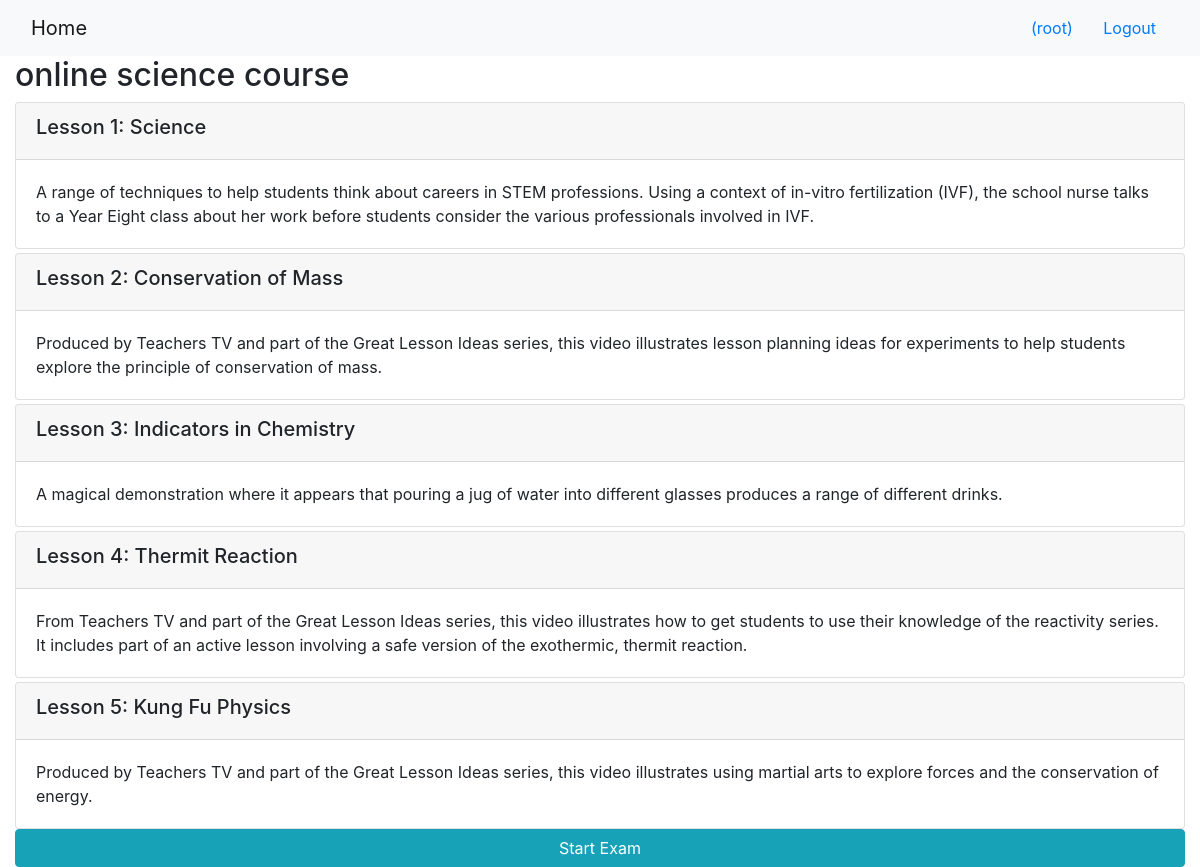
/onlinecourse/1/ (signed in), run on the app's committed database.
### onlinecourse/models.py (models this page shows, shortened)
class Course(models.Model):
    name = models.CharField(null=False, max_length=30, default='online course')
    image = models.ImageField(upload_to='course_images/')
    description = models.CharField(max_length=1000)
    pub_date = models.DateField(null=True)
    instructors = models.ManyToManyField(Instructor)
    users = models.ManyToManyField(settings.AUTH_USER_MODEL, through='Enrollment')
    total_enrollment = models.IntegerField(default=0)
    is_enrolled = False

class Lesson(models.Model):
    title = models.CharField(max_length=200, default="title")
    order = models.IntegerField(default=0)
    course = models.ForeignKey(Course, on_delete=models.CASCADE)
    content = models.TextField()

### onlinecourse/views.py (the view)
# urls.py: path('<int:pk>/', views.CourseDetailView.as_view(), name='course_details'),
class CourseDetailView(generic.DetailView):
    model = Course
    template_name = 'onlinecourse/course_detail_bootstrap.html'

### onlinecourse/templates/onlinecourse/course_detail_bootstrap.html (shortened to what this page needs)
<!DOCTYPE html>
<html lang="en">
<head>
     {% load static %}
    <link rel="stylesheet" href="https://maxcdn.bootstrapcdn.com/bootstrap/4.5.2/css/bootstrap.min.css">
</head>
<body>
    <nav class="navbar navbar-light bg-light">
        <div class="container-fluid">
            <div class="navbar-header">
                  <a class="navbar-brand" href="{% url 'onlinecourse:index' %}">Home</a>
            </div>
            <ul class="nav navbar-nav navbar-right">
                {% if user.is_authenticated %}
                <li>
                    <a class="btn btn-link" href="#">{{ user.first_name }}({{ user.username }})</a>
                    <a class="btn btn-link" href="{% url 'onlinecourse:logout' %}">Logout</a>
                </li>
                {% endif %}
            </ul>
        </div>
    </nav>
    <div class="container-fluid">
            <h2>{{ course.name }}</h2>
            <div class="card-columns-vertical">
                {% for lesson in course.lesson_set.all %}
                    <div class="card mt-1">
                        <div class="card-header"><h5>Lesson {{lesson.order|add:1}}: {{lesson.title}}</h5></div>
                        <div class="card-body">{{lesson.content}}</div>
                    </div>
                {% endfor %}
            </div>
            <button type="button" class="btn btn-info btn-block" data-toggle="collapse" data-target="#exam">Start Exam</button>
    </div>
</body>
</html>

### data on the page
Course: name "online science course"
Lesson: order|add "1", title "Science", content "A range of techniques to help students think about careers in STEM professions. Using a context of in-vitro fertilization (IVF), the school nurse talks to a Year Eight class about her work before students consider the various professionals involved in IVF."
Lesson: order|add "2", title "Conservation of Mass", content "Produced by Teachers TV and part of the Great Lesson Ideas series, this video illustrates lesson planning ideas for experiments to help students explore the principle of conservation of mass."
Lesson: order|add "3", title "Indicators in Chemistry", content "A magical demonstration where it appears that pouring a jug of water into different glasses produces a range of different drinks."
Lesson: order|add "4", title "Thermit Reaction", content "From Teachers TV and part of the Great Lesson Ideas series, this video illustrates how to get students to use their knowledge of the reactivity series. It includes part of an active lesson involving a safe version of the exothermic, thermit reaction."
Lesson: order|add "5", title "Kung Fu Physics", content "Produced by Teachers TV and part of the Great Lesson Ideas series, this video illustrates using martial arts to explore forces and the conservation of energy."

### other printed values
{{ user.username }} "root"
